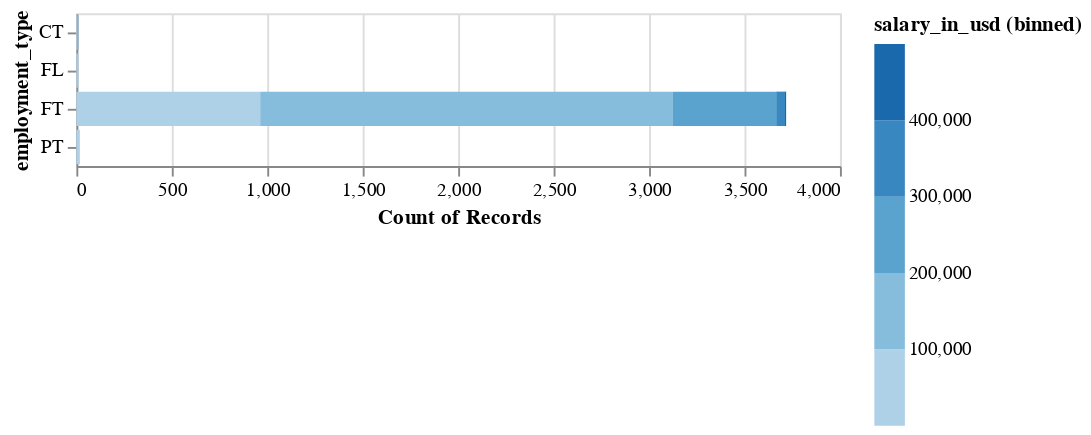

Notebook cell for this chart:
### Code cell
alt.Chart(df).mark_bar().encode(
    color=alt.Color('salary_in_usd', bin=True),
    x='count()',
    y='employment_type'
)

### Figure 1 — Vega-Lite specification as saved in the notebook (floating-point values rounded to 4 significant figures; data arrays with more than 128 entries replaced by an {"elided": "..."} marker saying what was removed)
{"config": {"view": {"continuousWidth": 400, "continuousHeight": 300}}, "data": {"name": "data-2abd5e3a76b2610869c698a6f5adde06"}, "mark": "bar", "encoding": {"color": {"bin": true, "field": "salary_in_usd", "type": "quantitative"}, "x": {"aggregate": "count", "type": "quantitative"}, "y": {"field": "employment_type", "type": "nominal"}}, "$schema": "https://vega.github.io/schema/vega-lite/v4.17.0.json", "datasets": {"data-2abd5e3a76b2610869c698a6f5adde06": {"elided": "3755 records"}}}
